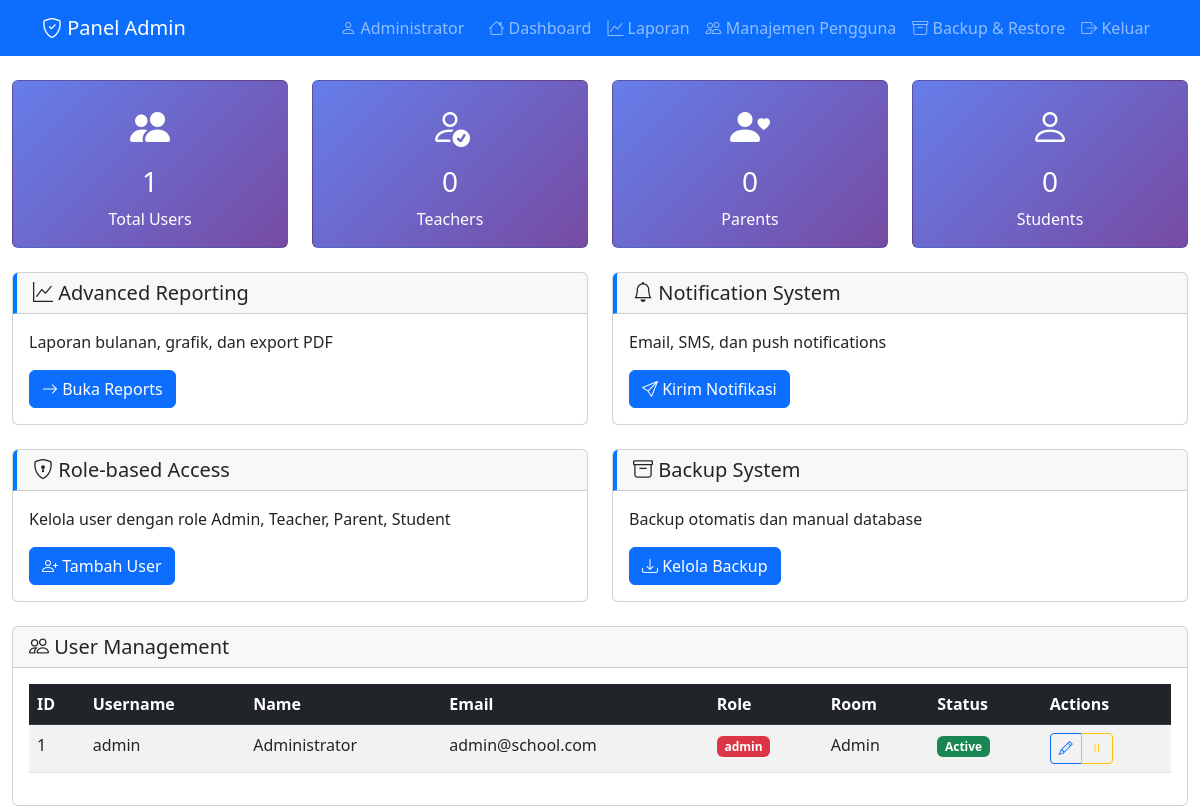
The page /admin_simple.php (signed in) on the database its author committed.
### tables this page shows
CREATE TABLE IF NOT EXISTS users (
  id INT AUTO_INCREMENT PRIMARY KEY,
  username VARCHAR(50) UNIQUE,
  password VARCHAR(255),
  email VARCHAR(100),
  role ENUM('admin','teacher','parent','student') DEFAULT 'student',
  name VARCHAR(100) NOT NULL,
  uid_hex VARCHAR(32) NOT NULL UNIQUE,
  room VARCHAR(100) NOT NULL DEFAULT '',
  is_active TINYINT(1) DEFAULT 1,
  last_login TIMESTAMP NULL,
  created_at TIMESTAMP DEFAULT CURRENT_TIMESTAMP,
  updated_at TIMESTAMP DEFAULT CURRENT_TIMESTAMP ON UPDATE CURRENT_TIMESTAMP
);

### web/public/admin_simple.php (the view, shortened to what this page needs)
<?php
$pdo = pdo();
$user = $_SESSION;
$users = $pdo->query("SELECT * FROM users ORDER BY role, name")->fetchAll(PDO::FETCH_ASSOC);
$totalUsers = count($users);
$teacherUsers = count(array_filter($users, function($u) { return $u['role'] === 'teacher'; }));
$parentUsers = count(array_filter($users, function($u) { return $u['role'] === 'parent'; }));
$studentUsers = count(array_filter($users, function($u) { return $u['role'] === 'student'; }));
function e($s) { return htmlspecialchars((string)$s, ENT_QUOTES, 'UTF-8'); }
?>
<!doctype html>
<html lang="id">
<head>
    <link href="https://cdn.jsdelivr.net/npm/bootstrap@5.3.0/dist/css/bootstrap.min.css" rel="stylesheet">
    <link href="https://cdn.jsdelivr.net/npm/bootstrap-icons@1.10.0/font/bootstrap-icons.css" rel="stylesheet">
</head>
<body>
    <nav class="navbar navbar-expand-lg navbar-dark bg-primary">
        <div class="container">
            <a class="navbar-brand" href="admin_simple.php">
                <i class="bi bi-shield-check"></i> Panel Admin
            </a>
            <div class="navbar-nav ms-auto">
                <span class="navbar-text me-3">
                    <i class="bi bi-person"></i> <?= e($user['name']) ?>
                </span>
                <a class="nav-link" href="index.php">
                    <i class="bi bi-house"></i> Dashboard
                </a>
                <a class="nav-link" href="reports_advanced.php">
                    <i class="bi bi-graph-up"></i> Laporan
                </a>
                <a class="nav-link" href="user_management.php">
                    <i class="bi bi-people"></i> Manajemen Pengguna
                </a>
                <a class="nav-link" href="backup.php">
                    <i class="bi bi-archive"></i> Backup & Restore
                </a>
                <a class="nav-link" href="logout.php">
                    <i class="bi bi-box-arrow-right"></i> Keluar
                </a>
            </div>
        </div>
    </nav>
    <div class="container-fluid mt-4">
        <div class="row mb-4">
            <div class="col-md-3">
                <div class="card stats-card">
                    <div class="card-body text-center">
                        <i class="bi bi-people-fill fs-1"></i>
                        <h3 class="mt-2"><?= $totalUsers ?></h3>
                        <p class="mb-0">Total Users</p>
                    </div>
                </div>
            </div>
            <div class="col-md-3">
                <div class="card stats-card">
                    <div class="card-body text-center">
                        <i class="bi bi-person-check fs-1"></i>
                        <h3 class="mt-2"><?= $teacherUsers ?></h3>
                        <p class="mb-0">Teachers</p>
                    </div>
                </div>
            </div>
            <div class="col-md-3">
                <div class="card stats-card">
                    <div class="card-body text-center">
                        <i class="bi bi-person-heart fs-1"></i>
                        <h3 class="mt-2"><?= $parentUsers ?></h3>
                        <p class="mb-0">Parents</p>
                    </div>
                </div>
            </div>
            <div class="col-md-3">
                <div class="card stats-card">
                    <div class="card-body text-center">
                        <i class="bi bi-person fs-1"></i>
                        <h3 class="mt-2"><?= $studentUsers ?></h3>
                        <p class="mb-0">Students</p>
                    </div>
                </div>
            </div>
        </div>
        <div class="row mb-4">
            <div class="col-md-6">
                <div class="card feature-card">
                    <div class="card-header admin-card">
                        <h5 class="card-title mb-0">
                            <i class="bi bi-graph-up"></i> Advanced Reporting
                        </h5>
                    </div>
                    <div class="card-body">
                        <p>Laporan bulanan, grafik, dan export PDF</p>
                        <a href="reports.php" class="btn btn-primary">
                            <i class="bi bi-arrow-right"></i> Buka Reports
                        </a>
                    </div>
                </div>
            </div>
            <div class="col-md-6">
                <div class="card feature-card">
                    <div class="card-header admin-card">
                        <h5 class="card-title mb-0">
                            <i class="bi bi-bell"></i> Notification System
                        </h5>
                    </div>
                    <div class="card-body">
                        <p>Email, SMS, dan push notifications</p>
                        <button class="btn btn-primary" data-bs-toggle="modal" data-bs-target="#notificationModal">
                            <i class="bi bi-send"></i> Kirim Notifikasi
                        </button>
                    </div>
                </div>
            </div>
        </div>
        <div class="row mb-4">
            <div class="col-md-6">
                <div class="card feature-card">
                    <div class="card-header admin-card">
                        <h5 class="card-title mb-0">
                            <i class="bi bi-shield-lock"></i> Role-based Access
                        </h5>
                    </div>
                    <div class="card-body">
                        <p>Kelola user dengan role Admin, Teacher, Parent, Student</p>
                        <button class="btn btn-primary" data-bs-toggle="modal" data-bs-target="#userModal">
                            <i class="bi bi-person-plus"></i> Tambah User
                        </button>
                    </div>
                </div>
            </div>
            <div class="col-md-6">
                <div class="card feature-card">
                    <div class="card-header admin-card">
                        <h5 class="card-title mb-0">
                            <i class="bi bi-archive"></i> Backup System
                        </h5>
                    </div>
                    <div class="card-body">
                        <p>Backup otomatis dan manual database</p>
                        <button class="btn btn-primary" data-bs-toggle="modal" data-bs-target="#backupModal">
                            <i class="bi bi-download"></i> Kelola Backup
                        </button>
                    </div>
                </div>
            </div>
        </div>
        <div class="row">
            <div class="col-12">
                <div class="card">
                    <div class="card-header">
                        <h5 class="card-title mb-0">
                            <i class="bi bi-people"></i> User Management
                        </h5>
                    </div>
                    <div class="card-body">
                        <div class="table-responsive">
                            <table class="table table-striped table-hover">
                                <thead class="table-dark">
                                    <tr>
                                        <th>ID</th>
                                        <th>Username</th>
                                        <th>Name</th>
                                        <th>Email</th>
                                        <th>Role</th>
                                        <th>Room</th>
                                        <th>Status</th>
                                        <th>Actions</th>
                                    </tr>
                                </thead>
                                <tbody>
                                    <?php foreach ($users as $u): ?>
                                    <tr>
                                        <td><?= $u['id'] ?></td>
                                        <td><?= e($u['username'] ?? 'N/A') ?></td>
                                        <td><?= e($u['name']) ?></td>
                                        <td><?= e($u['email'] ?? 'N/A') ?></td>
                                        <td>
                                            <span class="badge bg-<?= $u['role'] === 'admin' ? 'danger' : ($u['role'] === 'teacher' ? 'primary' : ($u['role'] === 'parent' ? 'success' : 'info')) ?>">
                                                <?= e($u['role'] ?? 'student') ?>
                                            </span>
                                        </td>
                                        <td><?= e($u['room']) ?></td>
                                        <td>
                                            <span class="badge bg-<?= $u['is_active'] ? 'success' : 'danger' ?>">
                                                <?= $u['is_active'] ? 'Active' : 'Inactive' ?>
                                            </span>
                                        </td>
                                        <td>
                                            <div class="btn-group btn-group-sm">
                                                <button class="btn btn-outline-primary" onclick="editUser(<?= $u['id'] ?>)">
                                                    <i class="bi bi-pencil"></i>
                                                </button>
                                                <button class="btn btn-outline-<?= $u['is_active'] ? 'warning' : 'success' ?>"
                                                        onclick="toggleUser(<?= $u['id'] ?>, <?= $u['is_active'] ? 'false' : 'true' ?>)">
                                                    <i class="bi bi-<?= $u['is_active'] ? 'pause' : 'play' ?>"></i>
                                                </button>
                                            </div>
                                        </td>
                                    </tr>
                                    <?php endforeach; ?>
                                </tbody>
                            </table>
                        </div>
                    </div>
                </div>
            </div>
        </div>
    </div>
</body>
</html>

### web/public/admin_simple.php (style rules this page uses)
.admin-card { border-left: 4px solid #007bff; }
.stats-card { background: linear-gradient(135deg, #667eea 0%, #764ba2 100%); color: white; }
.feature-card { transition: transform 0.2s; }

### rows shown on the page
users: name "Administrator", role "0", id "1", username "admin", email "admin@school.com", role "admin", room "Admin", is_active "Active"

### other values the page prints
$totalUsers "1"
